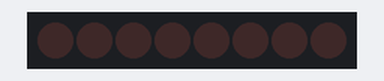
This sketch was run on a simulated Arduino Uno, built with avr-gcc and run on an emulated ATmega328P. Parts: 8 shift-register outputs drawn as a row of LEDs (first output left, lit = HIGH). Wiring (inferred from the names in the program): shift register (74HC595): data pin 12; shift clock pin 9; latch pin 11. Wiring (inferred from the signals the program sends): row of LEDs: on Q0, Q1, Q2, Q3, Q4, Q5, Q6, Q7.

Above: at 0.1 s.
At 0.35 s:
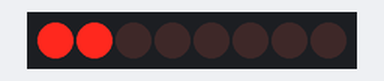
At 0.75 s:
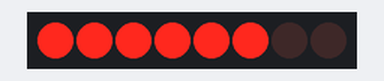
At 1.45 s:
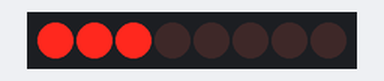
At 2.25 s:
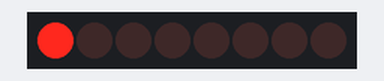
At 2.85 s:
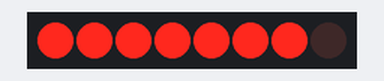
Timing chart, 0 to 3.1 s (numbered marks = the images above):
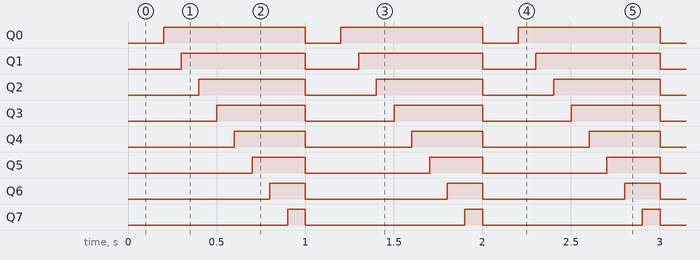

Measured:
- by itself, Q0: alternates HIGH for 0.80 s and LOW for 0.20 s
- by itself, Q1: alternates HIGH for 0.70 s and LOW for 0.30 s
- by itself, Q2: alternates HIGH for 0.60 s and LOW for 0.40 s
- by itself, Q3: alternates HIGH for 0.50 s and LOW for 0.50 s
- by itself, Q4: alternates HIGH for 0.40 s and LOW for 0.60 s
- by itself, Q5: alternates HIGH for 0.30 s and LOW for 0.70 s
- by itself, Q6: alternates HIGH for 0.20 s and LOW for 0.80 s
- by itself, Q7: alternates HIGH for 0.10 s and LOW for 0.90 s

The sketch:

8LEDSRegister.ino
```cpp
int tDelay = 100;

int latchPin = 11;      // (11) ST_CP [RCK] on 74HC595
int clockPin = 9;      // (9) SH_CP [SCK] on 74HC595
int dataPin = 12;     // (12) DS [S1] on 74HC595


void setup() {
  pinMode(latchPin, OUTPUT);
  pinMode(dataPin, OUTPUT);
  pinMode(clockPin, OUTPUT);
}

void loop() {
  byte leds = 0;
  updateShiftRegister(leds);
  delay(tDelay);
  for (int i = 8; i >= 0; i--) {
    bitSet(leds, i);
    updateShiftRegister(leds);
    delay(tDelay);
  }
}

void updateShiftRegister(byte leds) {
   digitalWrite(latchPin, LOW);
   shiftOut(dataPin, clockPin, LSBFIRST, leds);
   digitalWrite(latchPin, HIGH);
}
```
